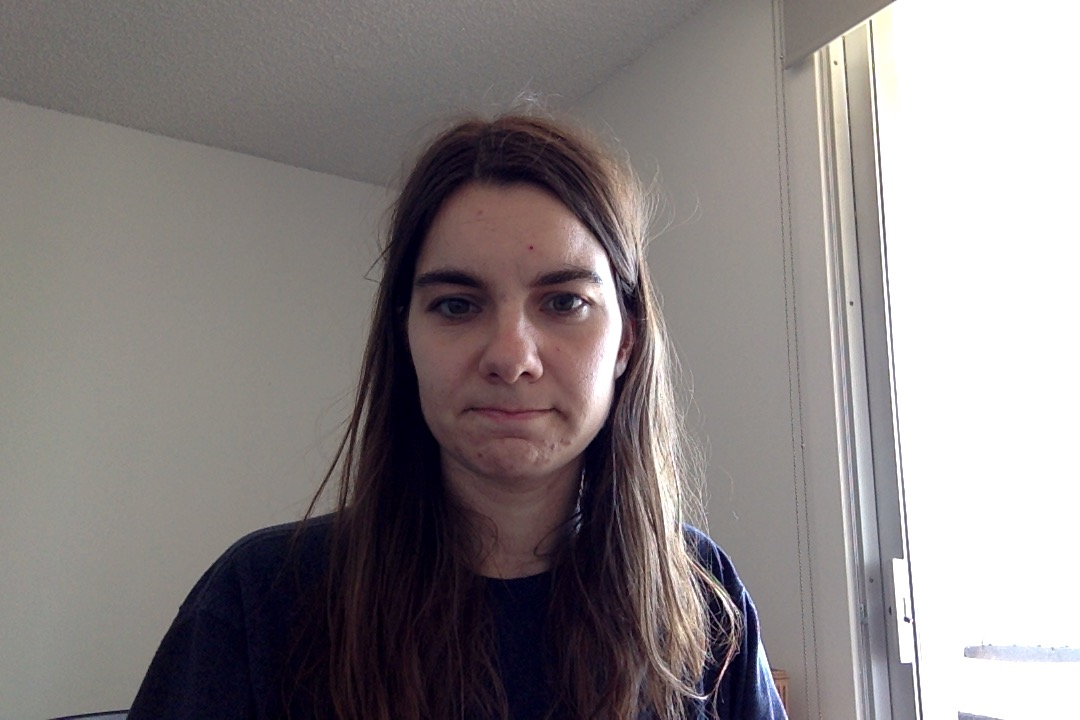
#> input picture video/still.jpg, 1080 x 720 px
$ python faceDetectionExample.py   (Python 2 division)
#> lines starting #> are read from the running program, lines starting #| are printed output that depends on the picture; after the words box and inside, x2 and y2 are one past the last pixel; in counts of white or black regions, pixels touching at a corner belong together
# From http://www.bogotobogo.com/python/OpenCV_Python/python_opencv3_Image_Object_Detection_Face_Detection_Haar_Cascade_Classifiers.php

import numpy as np
import cv2

face_cascade = cv2.CascadeClassifier('haarcascade_frontalface_default.xml') #TODO: Don't think it's finding these...
eye_cascade = cv2.CascadeClassifier('haarcascade_eye.xml')

print face_cascade


img = cv2.imread('../video/still.jpg')
#> img is the input picture: shape (720, 1080, 3); mean B, G, R 131.5, 130.9, 137.3
gray = cv2.cvtColor(img, cv2.COLOR_BGR2GRAY)
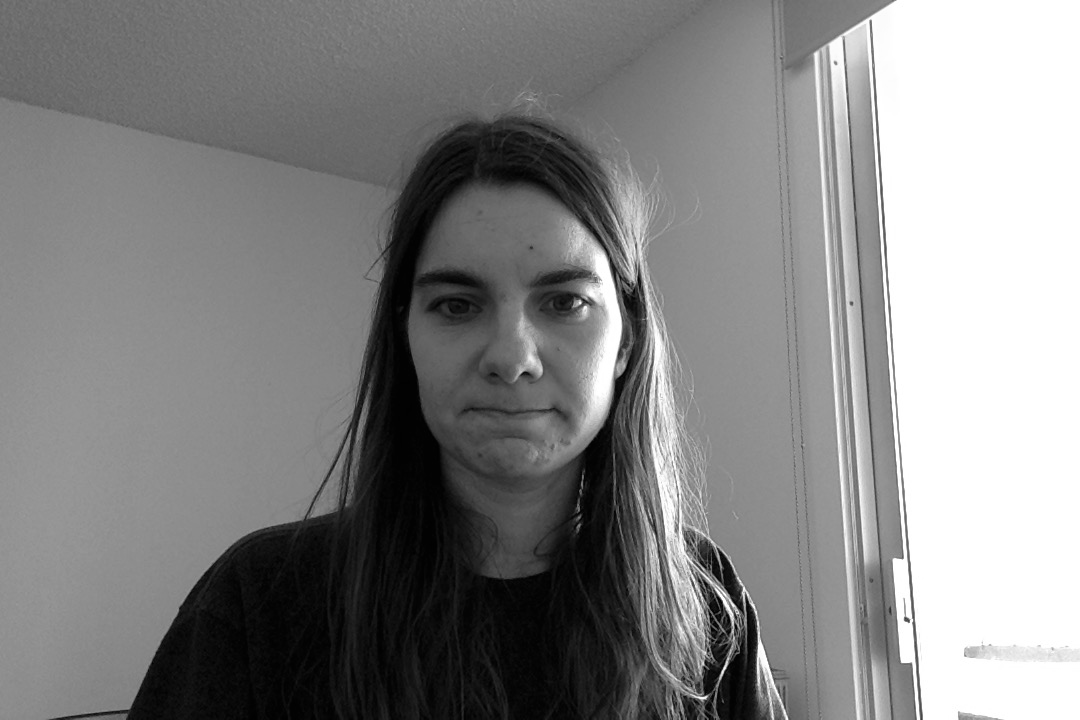
#> gray: shape (720, 1080); min 1, max 255, mean 132.9

faces = face_cascade.detectMultiScale(gray, scaleFactor=1.3, minNeighbors=5)
#> faces = [[370, 196, 277, 277]]
for (x,y,w,h) in faces:
	cv2.rectangle(img,(x,y),(x+w,y+h),(255,0,0),2)
	roi_gray = gray[y:y+h, x:x+w]
	roi_color = img[y:y+h, x:x+w]
	eyes = eye_cascade.detectMultiScale(roi_gray)
	for (ex,ey,ew,eh) in eyes:
		cv2.rectangle(roi_color,(ex,ey),(ex+ew,ey+eh),(0,255,0),2)
#> this loop made 1 pass
#> (x, y, w, h, eyes) on pass 1: (370, 196, 277, 277, [[110, 170, 23, 23], [157, 77, 61, 61], [52, 79, 61, 61]])
#> pass 1, `roi_gray = gray[y:y+h, x:x+w]`:
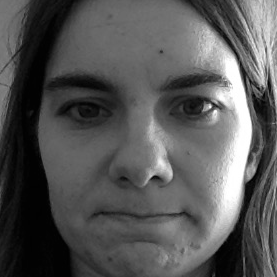
#> roi_gray: shape (277, 277); min 1, max 255, mean 85.7
#> pass 1, `roi_color = img[y:y+h, x:x+w]`:
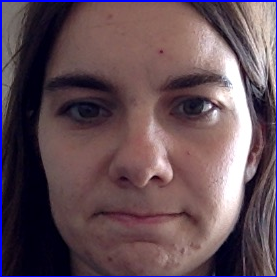
#> roi_color: shape (277, 277, 3); mean B, G, R 85.9, 77, 98.9
#> after the loop:
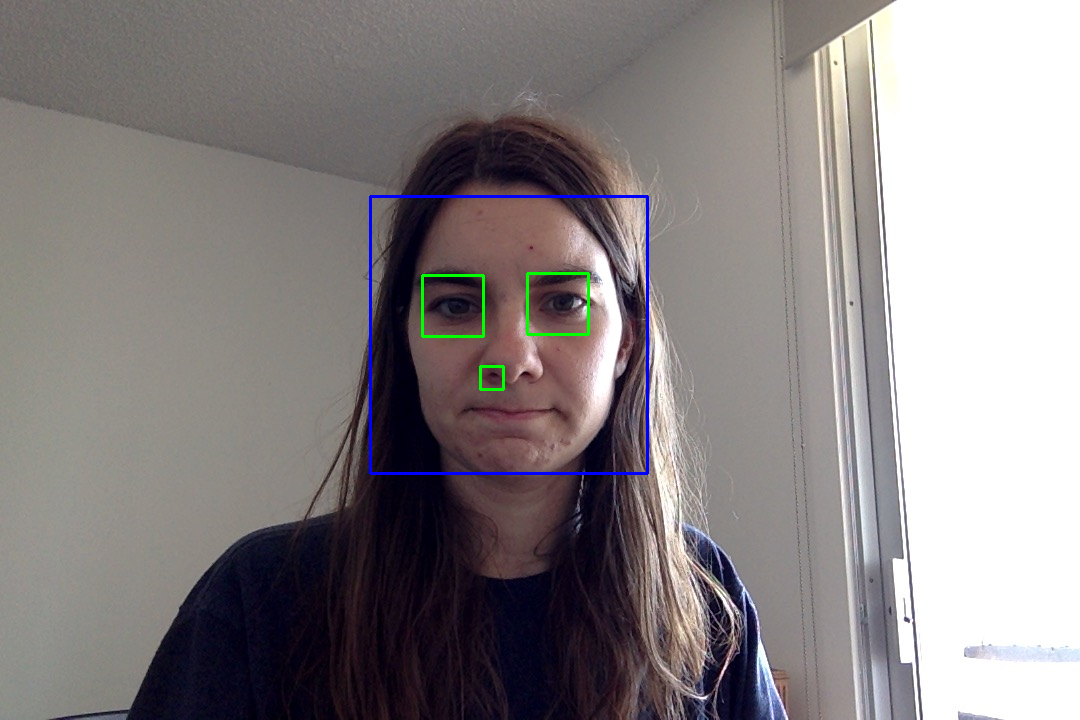
#> img: shape (720, 1080, 3); 0.65% of pixels changed, all inside (x1, y1, x2, y2) = (369, 195, 649, 475)
#> after the loop:
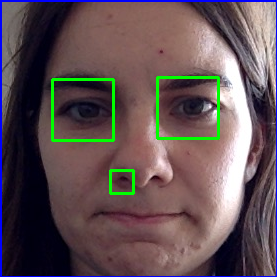
#> roi_color: shape (277, 277, 3); 2.25% of pixels changed, all inside (x1, y1, x2, y2) = (51, 76, 220, 195)

cv2.imshow('img',img)
cv2.waitKey(0)
cv2.destroyAllWindows()

$ run again, with video/isabel2015.jpg copied over video/still.jpg
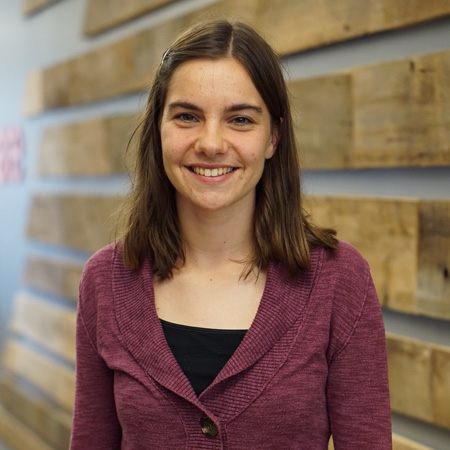
#> input picture video/isabel2015.jpg, 450 x 450 px
#> img is the input picture: shape (450, 450, 3); mean B, G, R 87.7, 103.8, 130.1
#> `gray = cv2.cvtColor(img, cv2.COLOR_BGR2GRAY)`:
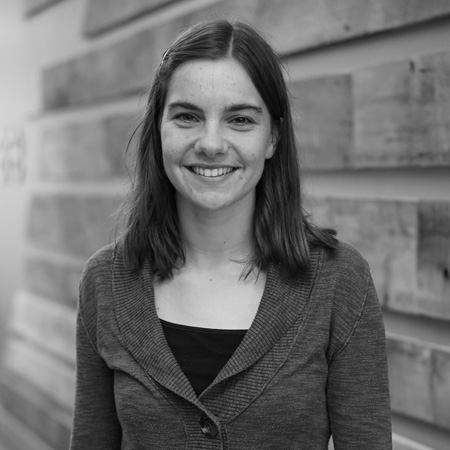
#> gray: shape (450, 450); min 2, max 229, mean 109.8
#> faces = [[141, 62, 144, 144]]
#> the loop `for (x,y,w,h) in faces:` made 1 pass
#> (x, y, w, h, eyes) on pass 1: (141, 62, 144, 144, [[39, 95, 23, 23], [26, 36, 38, 38], [77, 40, 37, 37]])
#> after the loop `for (x,y,w,h) in faces:`:
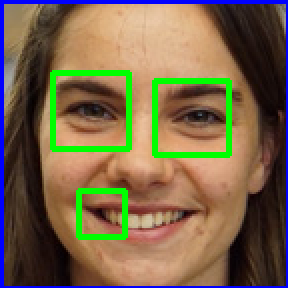
#> roi_color: shape (144, 144, 3) (shown 2 times larger); mean B, G, R 74.8, 102.2, 120
